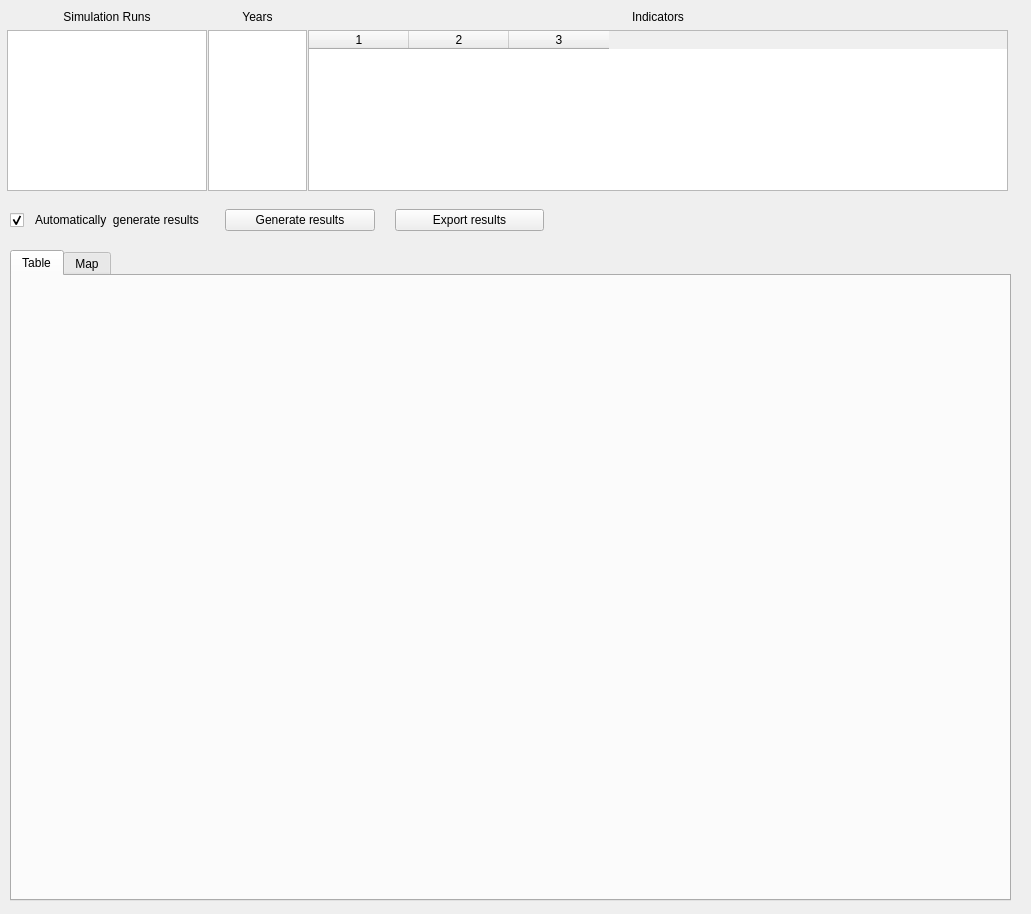
<ui version="4.0" >
 <class>ResultsBrowser</class>
 <widget class="QWidget" name="ResultsBrowser" >
  <property name="geometry" >
   <rect>
    <x>0</x>
    <y>0</y>
    <width>1031</width>
    <height>914</height>
   </rect>
  </property>
  <property name="sizePolicy" >
   <sizepolicy vsizetype="Expanding" hsizetype="Expanding" >
    <horstretch>0</horstretch>
    <verstretch>0</verstretch>
   </sizepolicy>
  </property>
  <property name="windowTitle" >
   <string>Form</string>
  </property>
  <widget class="QTabWidget" name="twVisualizations" >
   <property name="geometry" >
    <rect>
     <x>10</x>
     <y>250</y>
     <width>1001</width>
     <height>651</height>
    </rect>
   </property>
   <property name="toolTip" >
    <string/>
   </property>
   <property name="currentIndex" >
    <number>0</number>
   </property>
   <widget class="QWidget" name="tabTable" >
    <property name="geometry" >
     <rect>
      <x>0</x>
      <y>0</y>
      <width>995</width>
      <height>622</height>
     </rect>
    </property>
    <attribute name="title" >
     <string>Table</string>
    </attribute>
   </widget>
   <widget class="QWidget" name="tabMap" >
    <property name="geometry" >
     <rect>
      <x>0</x>
      <y>0</y>
      <width>995</width>
      <height>622</height>
     </rect>
    </property>
    <attribute name="title" >
     <string>Map</string>
    </attribute>
   </widget>
  </widget>
  <widget class="QWidget" name="horizontalLayoutWidget" >
   <property name="geometry" >
    <rect>
     <x>10</x>
     <y>200</y>
     <width>534</width>
     <height>41</height>
    </rect>
   </property>
   <layout class="QHBoxLayout" name="horizontalLayout" >
    <property name="spacing" >
     <number>20</number>
    </property>
    <item>
     <widget class="QCheckBox" name="cbAutoGen" >
      <property name="toolTip" >
       <string/>
      </property>
      <property name="text" >
       <string>  Automatically  generate results</string>
      </property>
      <property name="checked" >
       <bool>true</bool>
      </property>
      <property name="tristate" >
       <bool>false</bool>
      </property>
     </widget>
    </item>
    <item>
     <widget class="QPushButton" name="pbnGenerateResults" >
      <property name="text" >
       <string>Generate results</string>
      </property>
     </widget>
    </item>
    <item>
     <widget class="QPushButton" name="pbnExportResults" >
      <property name="text" >
       <string>Export results</string>
      </property>
     </widget>
    </item>
   </layout>
  </widget>
  <widget class="QSplitter" name="splitter" >
   <property name="geometry" >
    <rect>
     <x>7</x>
     <y>10</y>
     <width>1001</width>
     <height>181</height>
    </rect>
   </property>
   <property name="orientation" >
    <enum>Qt::Horizontal</enum>
   </property>
   <property name="handleWidth" >
    <number>1</number>
   </property>
   <widget class="QWidget" name="layoutWidget" >
    <layout class="QVBoxLayout" >
     <item>
      <widget class="QLabel" name="label" >
       <property name="text" >
        <string>Simulation Runs</string>
       </property>
       <property name="alignment" >
        <set>Qt::AlignCenter</set>
       </property>
      </widget>
     </item>
     <item>
      <widget class="QListWidget" name="lstAvailableRuns" >
       <property name="minimumSize" >
        <size>
         <width>200</width>
         <height>0</height>
        </size>
       </property>
       <property name="alternatingRowColors" >
        <bool>true</bool>
       </property>
      </widget>
     </item>
    </layout>
   </widget>
   <widget class="QWidget" name="verticalLayoutWidget_2" >
    <layout class="QVBoxLayout" name="verticalLayout" >
     <item>
      <widget class="QLabel" name="label_4" >
       <property name="minimumSize" >
        <size>
         <width>25</width>
         <height>0</height>
        </size>
       </property>
       <property name="text" >
        <string>Years</string>
       </property>
       <property name="alignment" >
        <set>Qt::AlignCenter</set>
       </property>
      </widget>
     </item>
     <item>
      <widget class="QListWidget" name="lstYears" >
       <property name="minimumSize" >
        <size>
         <width>40</width>
         <height>0</height>
        </size>
       </property>
       <property name="alternatingRowColors" >
        <bool>true</bool>
       </property>
      </widget>
     </item>
    </layout>
   </widget>
   <widget class="QWidget" name="verticalLayoutWidget" >
    <layout class="QVBoxLayout" name="wdgLayout" >
     <item>
      <widget class="QLabel" name="label_2" >
       <property name="text" >
        <string>Indicators</string>
       </property>
       <property name="alignment" >
        <set>Qt::AlignCenter</set>
       </property>
      </widget>
     </item>
     <item>
      <widget class="QTableWidget" name="tableWidget" >
       <property name="sizePolicy" >
        <sizepolicy vsizetype="Expanding" hsizetype="Expanding" >
         <horstretch>37</horstretch>
         <verstretch>0</verstretch>
        </sizepolicy>
       </property>
       <property name="minimumSize" >
        <size>
         <width>700</width>
         <height>0</height>
        </size>
       </property>
       <property name="editTriggers" >
        <set>QAbstractItemView::NoEditTriggers</set>
       </property>
       <property name="dragDropOverwriteMode" >
        <bool>false</bool>
       </property>
       <property name="alternatingRowColors" >
        <bool>true</bool>
       </property>
       <property name="selectionMode" >
        <enum>QAbstractItemView::ExtendedSelection</enum>
       </property>
       <property name="selectionBehavior" >
        <enum>QAbstractItemView::SelectRows</enum>
       </property>
       <property name="textElideMode" >
        <enum>Qt::ElideNone</enum>
       </property>
       <property name="showGrid" >
        <bool>true</bool>
       </property>
       <property name="sortingEnabled" >
        <bool>false</bool>
       </property>
       <property name="columnCount" >
        <number>3</number>
       </property>
       <column/>
       <column/>
       <column/>
      </widget>
     </item>
    </layout>
   </widget>
  </widget>
 </widget>
 <resources/>
 <connections/>
</ui>
